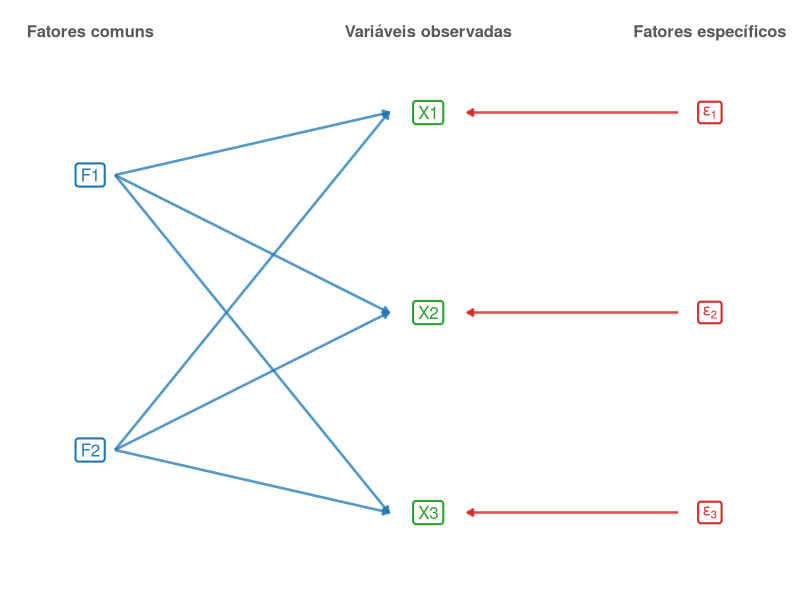
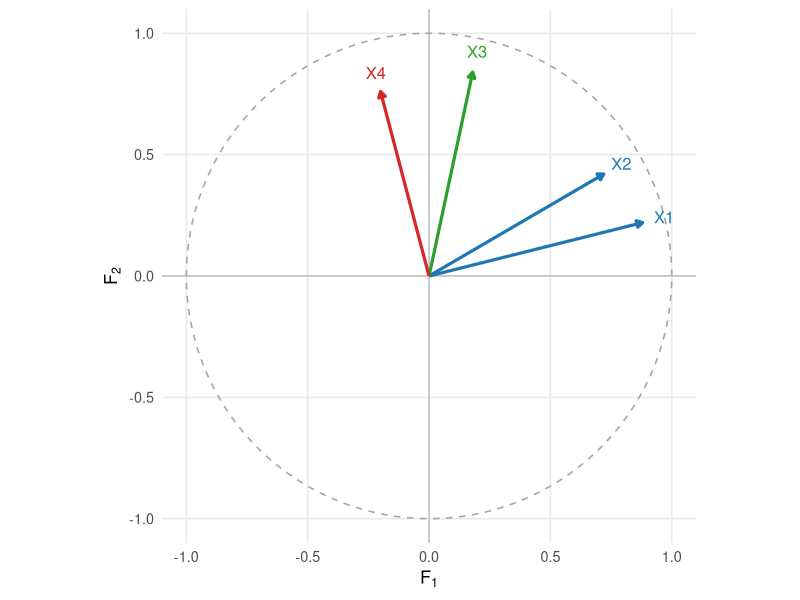
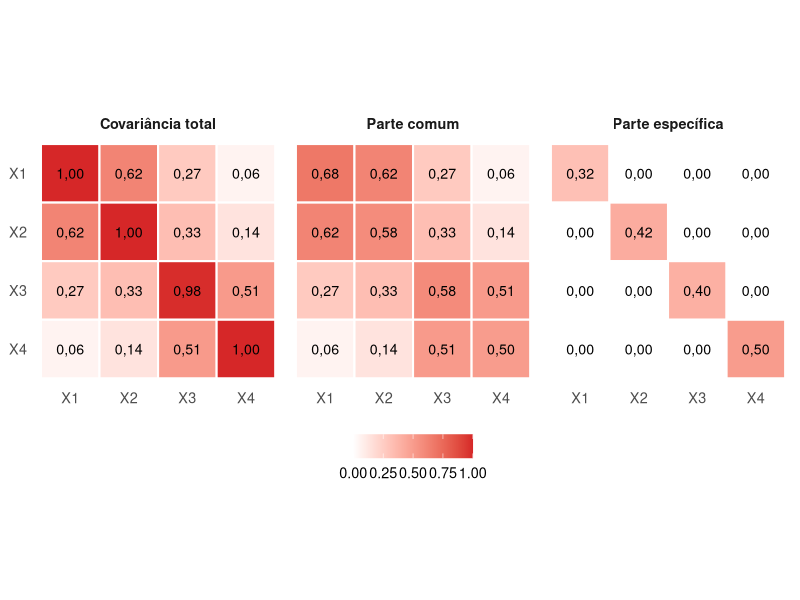
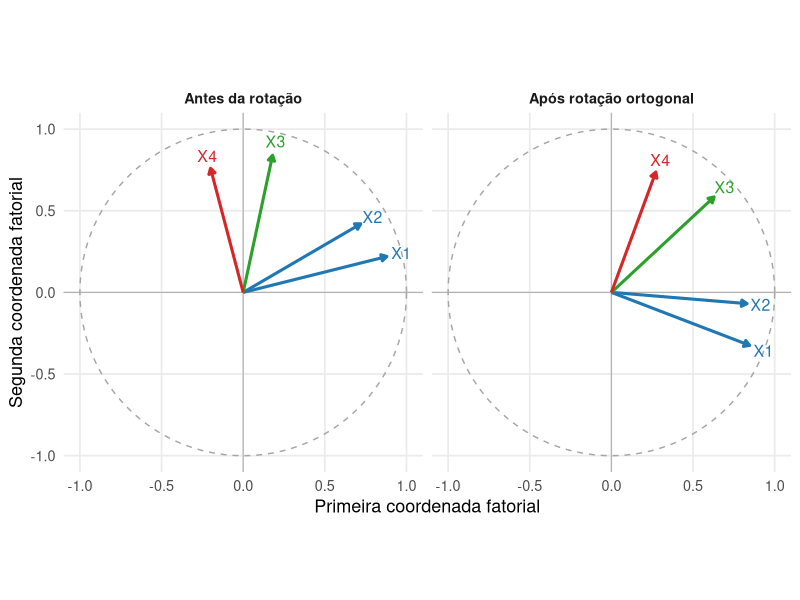

These figures' R source, in order:
## ---- chunk 1
#| label: fig-modelo-fatores-comuns
#| echo: false
#| warning: false
#| message: false
#| fig-cap: "Estrutura do modelo de fatores comuns: as variáveis observadas recebem contribuições dos fatores comuns e dos fatores específicos."
#| fig-width: 8
#| fig-height: 5.8
#| fig-align: center

library(ggplot2)

fatores <- data.frame(
  nome = c(
    "F1",
    "F2"
  ),
  x = c(
    0,
    0
  ),
  y = c(
    3.6,
    1.4
  )
)

variaveis <- data.frame(
  nome = c(
    "X1",
    "X2",
    "X3"
  ),
  x = c(
    3,
    3,
    3
  ),
  y = c(
    4.1,
    2.5,
    0.9
  )
)

especificos <- data.frame(
  nome = c(
    "epsilon[1]",
    "epsilon[2]",
    "epsilon[3]"
  ),
  x = c(
    5.5,
    5.5,
    5.5
  ),
  y = c(
    4.1,
    2.5,
    0.9
  )
)

ligacoes_fatores <- expand.grid(
  fator = fatores$nome,
  variavel = variaveis$nome,
  stringsAsFactors = FALSE
)

ligacoes_fatores <- merge(
  ligacoes_fatores,
  fatores,
  by.x = "fator",
  by.y = "nome"
)

names(
  ligacoes_fatores
)[
  names(
    ligacoes_fatores
  ) == "x"
] <- "x0"

names(
  ligacoes_fatores
)[
  names(
    ligacoes_fatores
  ) == "y"
] <- "y0"

ligacoes_fatores <- merge(
  ligacoes_fatores,
  variaveis,
  by.x = "variavel",
  by.y = "nome"
)

ligacoes_especificas <- data.frame(
  x0 = especificos$x,
  y0 = especificos$y,
  x = variaveis$x,
  y = variaveis$y
)

ggplot() +
  geom_segment(
    data = ligacoes_fatores,
    aes(
      x = x0 + 0.22,
      y = y0,
      xend = x - 0.35,
      yend = y
    ),
    linewidth = 0.9,
    color = "#1f77b4",
    alpha = 0.75,
    arrow = grid::arrow(
      length = grid::unit(
        0.16,
        "cm"
      ),
      type = "closed"
    )
  ) +
  geom_segment(
    data = ligacoes_especificas,
    aes(
      x = x0 - 0.28,
      y = y0,
      xend = x + 0.35,
      yend = y
    ),
    linewidth = 0.9,
    color = "#d62728",
    alpha = 0.8,
    arrow = grid::arrow(
      length = grid::unit(
        0.16,
        "cm"
      ),
      type = "closed"
    )
  ) +
  geom_label(
    data = fatores,
    aes(
      x = x,
      y = y,
      label = nome
    ),
    size = 4.3,
    label.size = 0.7,
    color = "#1f77b4",
    fill = "white"
  ) +
  geom_label(
    data = variaveis,
    aes(
      x = x,
      y = y,
      label = nome
    ),
    size = 4.3,
    label.size = 0.7,
    color = "#2ca02c",
    fill = "white"
  ) +
  geom_label(
    data = especificos,
    aes(
      x = x,
      y = y,
      label = nome
    ),
    size = 4,
    label.size = 0.7,
    color = "#d62728",
    fill = "white",
    parse = TRUE
  ) +
  annotate(
    "text",
    x = 0,
    y = 4.75,
    label = "Fatores comuns",
    size = 4.2,
    fontface = "bold",
    color = "gray35"
  ) +
  annotate(
    "text",
    x = 3,
    y = 4.75,
    label = "Variáveis observadas",
    size = 4.2,
    fontface = "bold",
    color = "gray35"
  ) +
  annotate(
    "text",
    x = 5.5,
    y = 4.75,
    label = "Fatores específicos",
    size = 4.2,
    fontface = "bold",
    color = "gray35"
  ) +
  coord_cartesian(
    xlim = c(
      -0.8,
      6.3
    ),
    ylim = c(
      0.2,
      5.0
    ),
    expand = FALSE
  ) +
  labs(
    x = NULL,
    y = NULL
  ) +
  theme_void(
    base_size = 13
  )
## ---- chunk 2
#| label: fig-geometria-cargas-fatoriais
#| echo: false
#| warning: false
#| message: false
#| fig-cap: "Geometria das cargas de variáveis padronizadas em um modelo com dois fatores. O quadrado do comprimento de cada vetor é a comunalidade, e o produto interno entre dois vetores é a covariância correspondente."
#| fig-width: 7
#| fig-height: 6.5
#| fig-align: center

library(ggplot2)

cargas <- data.frame(
  variavel = c(
    "X1",
    "X2",
    "X3",
    "X4"
  ),
  F1 = c(
    0.88,
    0.72,
    0.18,
    -0.20
  ),
  F2 = c(
    0.22,
    0.42,
    0.84,
    0.76
  )
)

cores <- c(
  "X1" = "#1f77b4",
  "X2" = "#1f77b4",
  "X3" = "#2ca02c",
  "X4" = "#d62728"
)

circulo <- data.frame(
  angulo = seq(
    0,
    2 * pi,
    length.out = 400
  )
)

circulo$x <- cos(
  circulo$angulo
)

circulo$y <- sin(
  circulo$angulo
)

ggplot() +
  geom_hline(
    yintercept = 0,
    linewidth = 0.4,
    color = "gray70"
  ) +
  geom_vline(
    xintercept = 0,
    linewidth = 0.4,
    color = "gray70"
  ) +
  geom_path(
    data = circulo,
    aes(
      x = x,
      y = y
    ),
    linewidth = 0.55,
    linetype = "dashed",
    color = "gray65"
  ) +
  geom_segment(
    data = cargas,
    aes(
      x = 0,
      y = 0,
      xend = F1,
      yend = F2,
      color = variavel
    ),
    linewidth = 1.1,
    arrow = grid::arrow(
      length = grid::unit(
        0.17,
        "cm"
      ),
      type = "closed"
    )
  ) +
  geom_text(
    data = cargas,
    aes(
      x = 1.10 * F1,
      y = 1.10 * F2,
      label = variavel,
      color = variavel
    ),
    size = 4.2,
    show.legend = FALSE
  ) +
  scale_color_manual(
    values = cores,
    name = NULL
  ) +
  coord_equal(
    xlim = c(
      -1.1,
      1.1
    ),
    ylim = c(
      -1.1,
      1.1
    ),
    expand = FALSE
  ) +
  labs(
    x = expression(F[1]),
    y = expression(F[2])
  ) +
  theme_minimal(
    base_size = 13
  ) +
  theme(
    panel.grid.minor = element_blank(),
    legend.position = "none"
  )
## ---- chunk 3
#| label: fig-decomposicao-covariancia-fatorial
#| echo: false
#| warning: false
#| message: false
#| fig-cap: "Decomposição de uma matriz de covariâncias em parcela comum, produzida pelas cargas fatoriais, e parcela específica diagonal."
#| fig-width: 10
#| fig-height: 4.3
#| fig-align: center

library(ggplot2)

Phi_cargas <- matrix(
  c(
    0.80,  0.20,
    0.70,  0.30,
    0.15,  0.75,
   -0.10,  0.70
  ),
  nrow = 4,
  byrow = TRUE
)

Psi <- diag(
  c(
    0.32,
    0.42,
    0.40,
    0.50
  )
)

Sigma_comum <- Phi_cargas %*%
  t(Phi_cargas)

Sigma_total <- Sigma_comum +
  Psi

matriz_para_dados <- function(
  M,
  painel
) {

  dados <- as.data.frame(
    as.table(M)
  )

  names(dados) <- c(
    "linha",
    "coluna",
    "valor"
  )

  dados$linha <- factor(
    dados$linha,
    levels = rev(
      rownames(M)
    )
  )

  dados$coluna <- factor(
    dados$coluna,
    levels = colnames(M)
  )

  dados$painel <- painel

  dados
}

rownames(Sigma_total) <- paste0(
  "X",
  1:4
)

colnames(Sigma_total) <- paste0(
  "X",
  1:4
)

rownames(Sigma_comum) <- paste0(
  "X",
  1:4
)

colnames(Sigma_comum) <- paste0(
  "X",
  1:4
)

rownames(Psi) <- paste0(
  "X",
  1:4
)

colnames(Psi) <- paste0(
  "X",
  1:4
)

dados_figura <- rbind(
  matriz_para_dados(
    Sigma_total,
    "Covariância total"
  ),
  matriz_para_dados(
    Sigma_comum,
    "Parte comum"
  ),
  matriz_para_dados(
    Psi,
    "Parte específica"
  )
)

dados_figura$painel <- factor(
  dados_figura$painel,
  levels = c(
    "Covariância total",
    "Parte comum",
    "Parte específica"
  )
)

ggplot(
  dados_figura,
  aes(
    x = coluna,
    y = linha,
    fill = valor
  )
) +
  geom_tile(
    color = "white",
    linewidth = 0.7
  ) +
  geom_text(
    aes(
            label = sub(
        ".",
        ",",
        sprintf(
          "%.2f",
          valor
        ),
        fixed = TRUE
      )
    ),
    size = 3.6
  ) +
  facet_wrap(
    vars(painel),
    nrow = 1
  ) +
  scale_fill_gradient2(
    low = "#1f77b4",
    mid = "white",
    high = "#d62728",
    midpoint = 0,
    name = NULL
  ) +
  coord_equal() +
  labs(
    x = NULL,
    y = NULL
  ) +
  theme_minimal(
    base_size = 13
  ) +
  theme(
    panel.grid = element_blank(),
    strip.text = element_text(
      face = "bold"
    ),
    legend.position = "bottom"
  )
## ---- chunk 4
#| label: fig-rotacao-cargas-fatoriais
#| echo: false
#| warning: false
#| message: false
#| fig-cap: "Uma rotação ortogonal modifica as coordenadas das cargas, mas preserva comprimentos, produtos internos, comunalidades e a matriz de covariâncias da parcela comum."
#| fig-width: 9
#| fig-height: 4.8
#| fig-align: center

library(ggplot2)

Phi_cargas <- matrix(
  c(
    0.88, 0.22,
    0.72, 0.42,
    0.18, 0.84,
   -0.20, 0.76
  ),
  nrow = 4,
  byrow = TRUE
)

theta <- 35 * pi / 180

T_rot <- matrix(
  c(
     cos(theta), -sin(theta),
     sin(theta),  cos(theta)
  ),
  nrow = 2,
  byrow = TRUE
)

Phi_rot <- Phi_cargas %*% T_rot

dados_original <- data.frame(
  variavel = c(
    "X1",
    "X2",
    "X3",
    "X4"
  ),
  F1 = Phi_cargas[, 1],
  F2 = Phi_cargas[, 2],
  painel = "Antes da rotação"
)

dados_rotacao <- data.frame(
  variavel = c(
    "X1",
    "X2",
    "X3",
    "X4"
  ),
  F1 = Phi_rot[, 1],
  F2 = Phi_rot[, 2],
  painel = "Após rotação ortogonal"
)

dados <- rbind(
  dados_original,
  dados_rotacao
)

dados$painel <- factor(
  dados$painel,
  levels = c(
    "Antes da rotação",
    "Após rotação ortogonal"
  )
)

circulo <- data.frame(
  angulo = seq(
    0,
    2 * pi,
    length.out = 400
  )
)

circulo$x <- cos(
  circulo$angulo
)

circulo$y <- sin(
  circulo$angulo
)

cores <- c(
  "X1" = "#1f77b4",
  "X2" = "#1f77b4",
  "X3" = "#2ca02c",
  "X4" = "#d62728"
)

ggplot() +
  geom_hline(
    yintercept = 0,
    linewidth = 0.4,
    color = "gray70"
  ) +
  geom_vline(
    xintercept = 0,
    linewidth = 0.4,
    color = "gray70"
  ) +
  geom_path(
    data = circulo,
    aes(
      x = x,
      y = y
    ),
    linewidth = 0.5,
    linetype = "dashed",
    color = "gray65"
  ) +
  geom_segment(
    data = dados,
    aes(
      x = 0,
      y = 0,
      xend = F1,
      yend = F2,
      color = variavel
    ),
    linewidth = 1.05,
    arrow = grid::arrow(
      length = grid::unit(
        0.16,
        "cm"
      ),
      type = "closed"
    )
  ) +
  geom_text(
    data = dados,
    aes(
      x = 1.10 * F1,
      y = 1.10 * F2,
      label = variavel,
      color = variavel
    ),
    size = 4,
    show.legend = FALSE
  ) +
  facet_wrap(
    vars(painel)
  ) +
  scale_color_manual(
    values = cores,
    name = NULL
  ) +
  coord_equal(
    xlim = c(
      -1.1,
      1.1
    ),
    ylim = c(
      -1.1,
      1.1
    ),
    expand = FALSE
  ) +
  labs(
    x = "Primeira coordenada fatorial",
    y = "Segunda coordenada fatorial"
  ) +
  theme_minimal(
    base_size = 13
  ) +
  theme(
    panel.grid.minor = element_blank(),
    legend.position = "none",
    strip.text = element_text(
      face = "bold"
    )
  )
